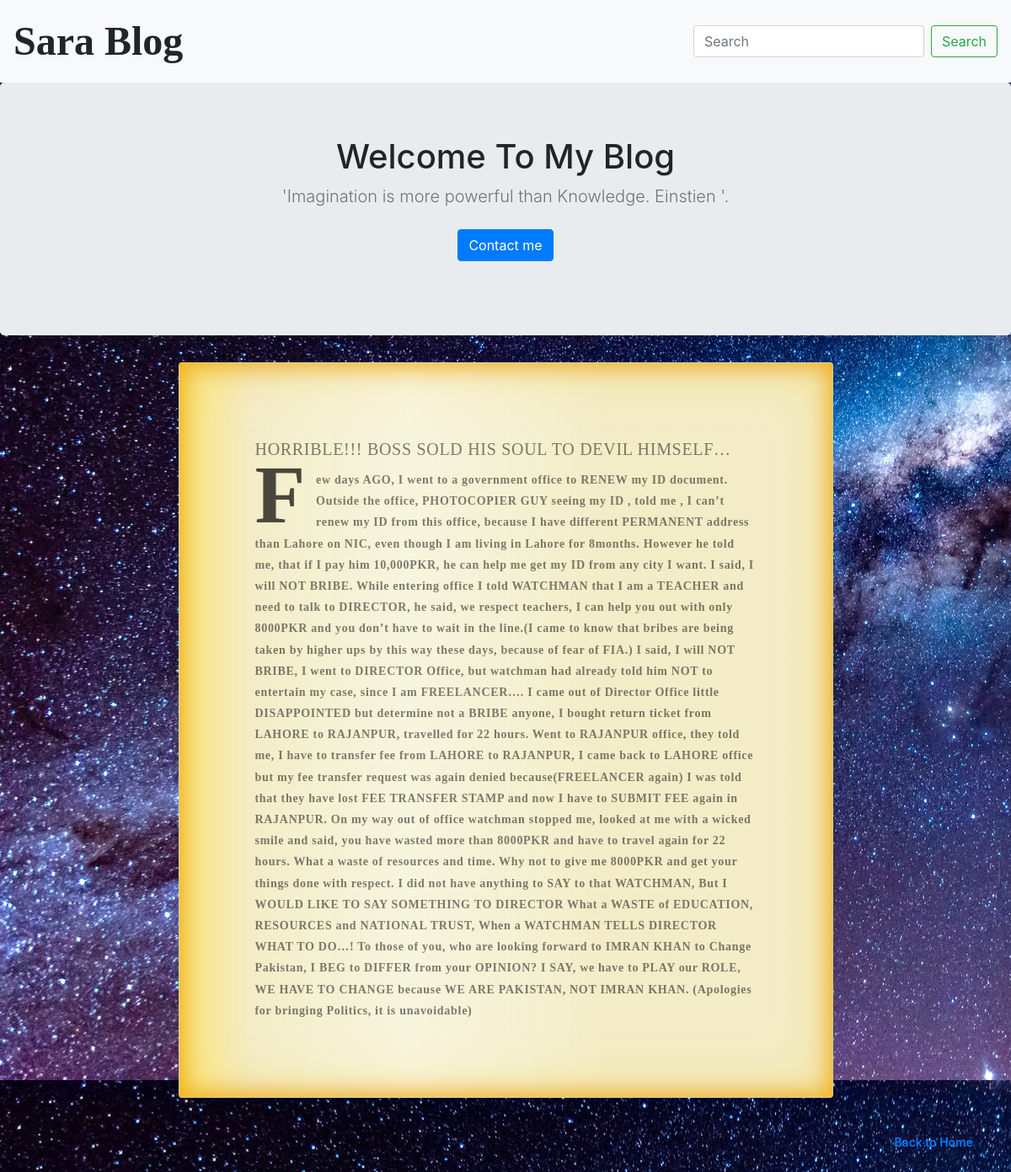
The app's page /blogs/5/ with its own data.
### blog/models.py (models this page shows, shortened)
class Blog(models.Model):
    title = models.CharField(max_length=250)
    body = models.TextField()
    pub_date = models.DateTimeField()

### blog/views.py (the view)
# urls.py: path('blogs/<int:blog_id>/', views.detail, name = 'detail'),
def detail(request, blog_id):
    detail_page = get_object_or_404(Blog, pk=blog_id)
    return render(request, 'blog/detail.html', {'detail_blog': detail_page})

### blog/templates/blog/detail.html
{% extends 'blog/base.html' %}
{% block text %}
    <div class="container">
        <div class="card oldpage">
            <div class="card-body">
              <h5 class="card-title">{{ detail_blog.title }}</h5>
              <p class="card-text detail">{{ detail_blog.body }}</p>
            </div>
          </div>
        <br>
        <br>
        <div >
            <p class="float-right">
                <a href="{% url 'home' %}">Back to Home</a>
            </p>
        </div>
    </div>
    <br>
    <br>
    <br>
    <br>
    <br>
    <br>
{% endblock text %}

### blog/static/css/style.css (style rules this page uses)
.oldpage { background-color: #f8f5de; background-image: linear-gradient( to right, rgba(255, 210, 0, 0.4), rgba(200, 160, 0, 0.1) 11%, rgba(0, 0, 0, 0) 35%, rgba(200, 160, 0, 0.1) 65% ); box-shadow: inset 0 0 75px rgba(255, 210, 0, 0.3), inset 0 0 20px rgba(255, 210, 0, 0.4), inset 0 0 30px rgba(220, 120, 0, 0.8); color: rgba(0, 0, 0, 0.5); font-family: "AustralisProSwash-Italic"; letter-spacing: 0.05em; line-height: 1.8; padding: 5em 5em; width: 70%; margin: auto; }
body { font-size: 14px; font-weight: 600; background-image: url("galaxy.jpg"); }
.detail::first-letter { color: rgba(0, 0, 0, 0.7); float: left; font-size: 7em; line-height: 60px; padding-right: 12px; position: relative; top: 8px; }

### records on screen
Blog: title "HORRIBLE!!! BOSS SOLD HIS SOUL TO DEVIL HIMSELF…", body "Few days AGO, I went to a government office to RENEW my ID document. Outside the office, PHOTOCOPIER GUY seeing my ID , told me , I can’t renew my ID from this office, because I have different PERMANENT address than Lahore on NIC, even though I am living in Lahore for 8months. However he told me, that if I pay him 10,000PKR, he can help me get my ID from any city I want. I said, I will NOT BRIBE. While entering office I told WATCHMAN that I am a TEACHER and need to talk to DIRECTOR, he said, we respect teachers, I can help you out with only 8000PKR and you don’t have to wait in the line.(I came to know that bribes are being taken by higher ups by this way these days, because of fear of…"
